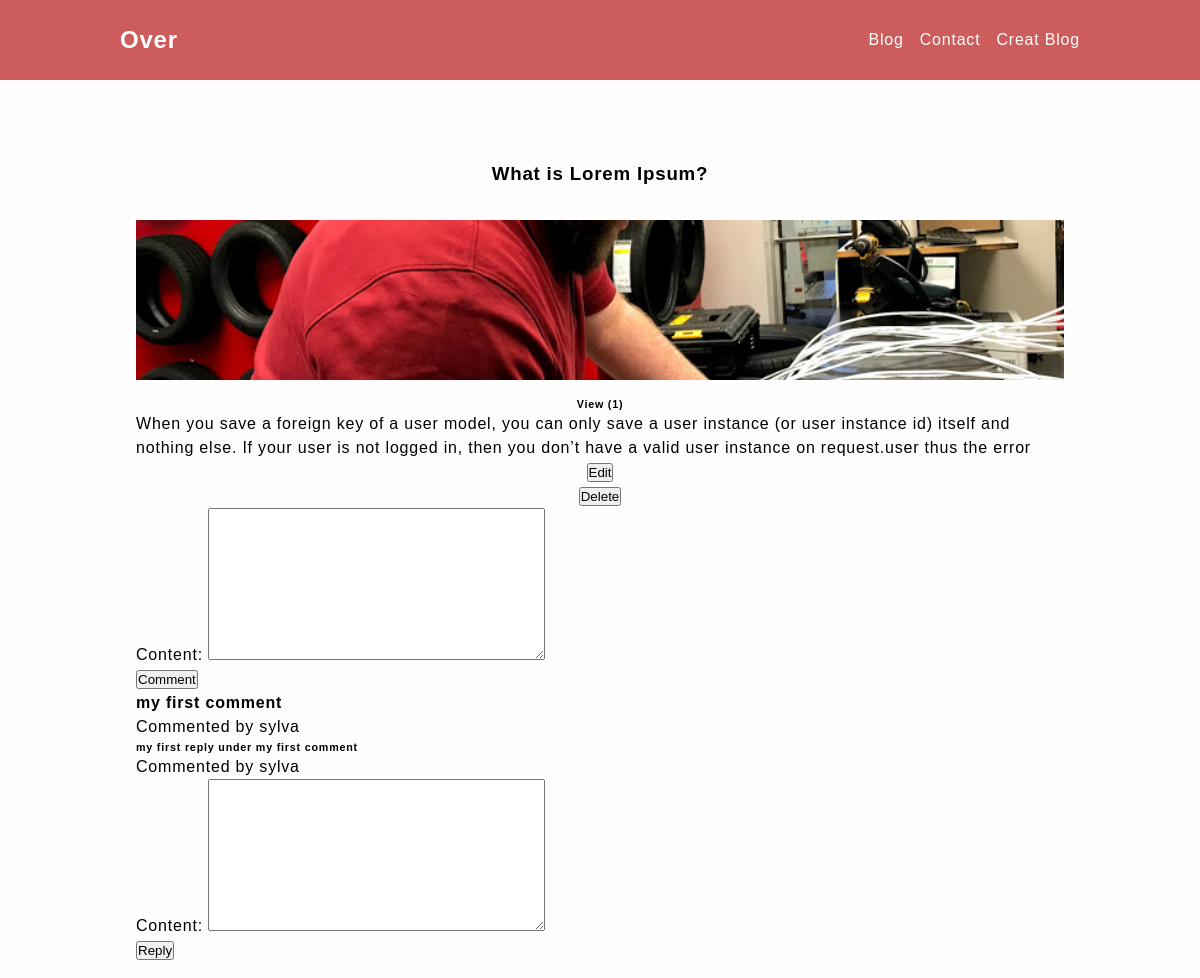
The page /7/post-detail/ (signed in) on the database its author committed.
### over/models.py (models this page shows, shortened)
class Post(models.Model):
  title = models.CharField(max_length=255)
  thumbnail = models.ImageField()
  content = models.TextField()
  date_created = models.DateTimeField(auto_now=True)
  author = models.ForeignKey(User, on_delete=models.CASCADE)
  featured = models.BooleanField(default=False)
  @property
  def count_view(self):
    return PostView.objects.filter(post=self).count()

class Comment(models.Model):
  content = models.TextField()
  user = models.ForeignKey(User, on_delete=models.CASCADE)
  post = models.ForeignKey('Post', on_delete=models.CASCADE)
  date_commented = models.DateTimeField(auto_now_add=True)
  reply = models.ForeignKey('Comment', on_delete=models.CASCADE, null=True, related_name='replies')

### over/views.py (the view)
# urls.py: path('<pk>/post-detail/', post_detail, name="post_detail"),
def post_detail(request, pk):
  post = get_object_or_404(Post, pk=pk)
  post_comments = Comment.objects.filter(post=post, reply=None)
  if request.method == 'POST':
    comment_form = CommentForm(request.POST)
    if comment_form.is_valid():
      content = comment_form.cleaned_data.get('content')
      reply_id = request.POST.get('reply_id')
      comment_reply = None
      if reply_id:
        comment_reply = Comment.objects.get(id=reply_id)
      commented = Comment.objects.create(user=request.user, post=post, content=content, reply=comment_reply)
      commented.save()
      return redirect(post.get_absolute_url())
  else:
    comment_form = CommentForm()
  PostView.objects.get_or_create(user=request.user, post=post)
  context = {'post': post, 'post_comments': post_comments, 'comment_form':comment_form}
  return render(request, 'over/post_detail.html', context)

### over/forms.py
class CommentForm(forms.ModelForm):
  class Meta:
    model = Comment
    fields = ['content']

### template/over/post_detail.html (shortened to what this page needs)
{% extends 'over/base.html' %} {% load static %} {% block content %}
<div class="post_card_detail">
  <div class="post_card_title_info">
    <h3>{{post.title}}</h3>
  </div>
  <img src="{{post.thumbnail.url}}" alt="I dont know" />
  <h6> View ({{post.count_view}})</h6>
  <p>{{post.content}}</p>
  <a href=" {% url 'post_update' post.id %} ">
  <button>Edit</button>
  </a>
  <a href=" {% url 'post_delete' post.id %} ">
  <button>Delete</button>
  </a>
</div>
{% if request.user.is_authenticated %}
  <form action="" method="post">
  {{comment_form.as_p}}
  <button type="submit">Comment</button>
  </form>
  {% for comment in post_comments  %}
  <h4>{{comment.content}}</h4>
  <p>Commented by {{comment.user.username}} </p>
  {% for reply in comment.replies.all  %}
  <h6>{{reply.content}}</h6>
  <p>Commented by {{reply.user.username}} </p>
  {% endfor %}
  <form action="" method="post">
  {{comment_form.as_p}}
  <button type="submit">Reply</button>
  </form>
  {% endfor %}
  {% else %}
  <h4>Please login to comment</h4>
{% endif %}
{% endblock content %}

### static/css/index.css (style rules this page uses)
:root { box-sizing: border-box; }
body { font-family: Helvetica, sans-serif; background-color: rgb(255, 253, 253); line-height: 1.5; letter-spacing: .05em; }
a { text-decoration: none; }
img { width: 10em; height: 10em; object-fit: cover; }
.post_card_title_info { padding: 2em 1em; }
.post_card_detail { display: flex; width: 100%; flex-direction: column; align-items: center; }
.post_card_detail img { width: 100%; margin-bottom: 1em; object-fit: cover; }

### rows shown on the page
Post: title "What is Lorem Ipsum?", thumbnail (picture), count_view "1", content "When you save a foreign key of a user model, you can only save a user instance (or user instance id) itself and nothing else. If your user is not logged in, then you don’t have a valid user instance on request.user thus the error"
Comment: content "my first comment", user.username "sylva"
Comment: content "my first reply under my first comment", user.username "sylva"
